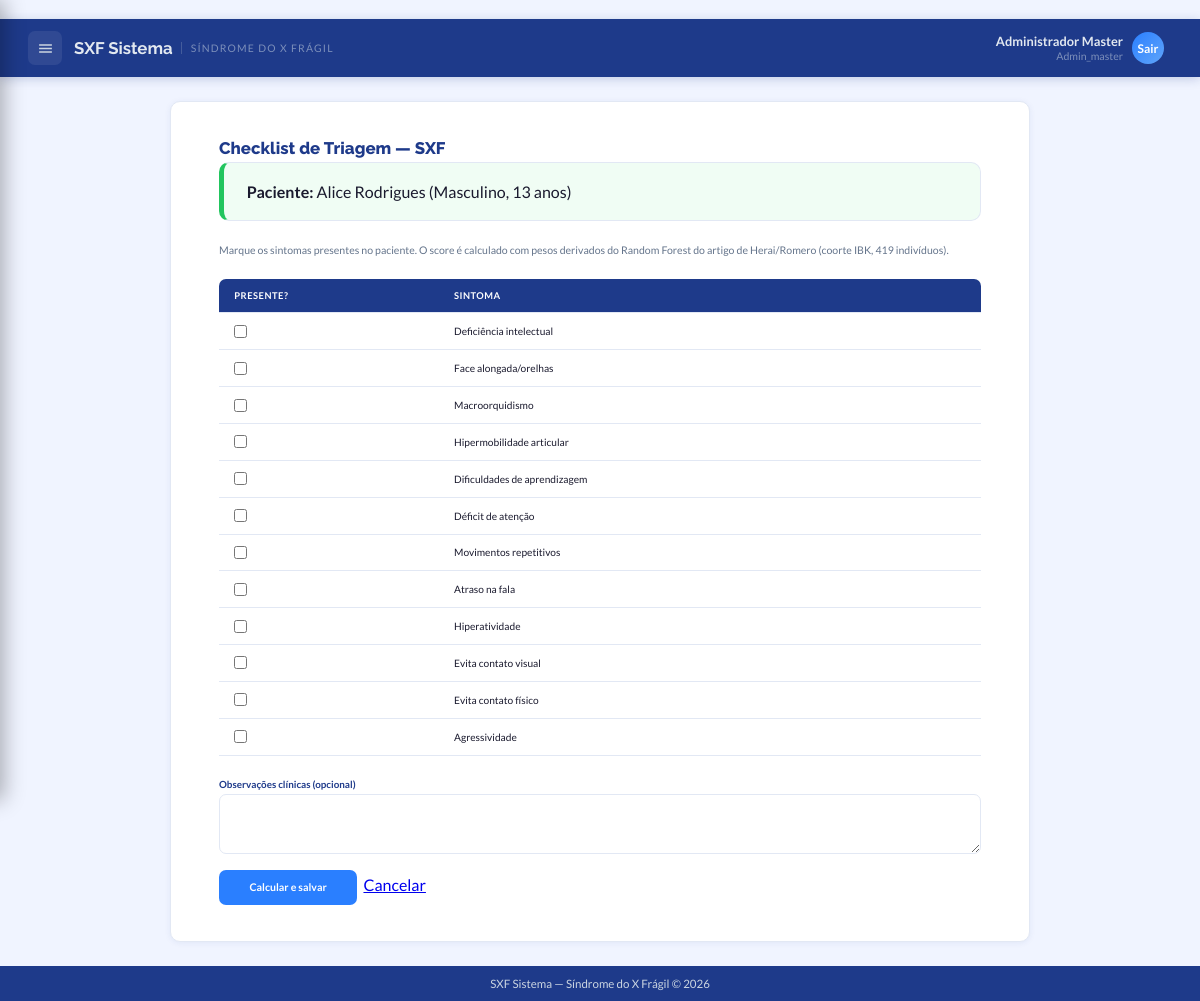
Screenshot of /pacientes/6/avaliar (signed in) with the database file from the repository.
### app/models.py (models this page shows, shortened)
class Usuario(UserMixin, db.Model):
    __tablename__ = "usuarios"
    id = db.Column(db.Integer, primary_key=True)
    role_id = db.Column(db.Integer, db.ForeignKey("roles.id"), nullable=False, default=Role.PROFISSIONAL)
    instituicao_id = db.Column(db.Integer, db.ForeignKey("instituicoes.id"), nullable=True)
    nome_completo = db.Column(db.String(150), nullable=False)
    email = db.Column(db.String(150), nullable=False, unique=True)
    senha_hash = db.Column(db.String(255), nullable=False)
    ativo = db.Column(db.Boolean, nullable=False, default=True)
    email_verificado = db.Column(db.Boolean, nullable=False, default=False)
    token_verificacao = db.Column(db.String(100))
    token_reset_senha = db.Column(db.String(100))
    token_reset_expira = db.Column(db.DateTime)
    ultimo_login = db.Column(db.DateTime)
    tentativas_login = db.Column(db.Integer, nullable=False, default=0)
    bloqueado_ate = db.Column(db.DateTime)
    paciente_id = db.Column(db.Integer, db.ForeignKey("pacientes.id"), nullable=True)
    criado_em = db.Column(db.DateTime, default=datetime.utcnow)
    atualizado_em = db.Column(db.DateTime, default=datetime.utcnow, onupdate=datetime.utcnow)
    role = db.relationship("Role", lazy="joined")
    instituicao = db.relationship("Instituicao", foreign_keys=[instituicao_id], lazy="joined")
    paciente_vinculo = db.relationship("Paciente", foreign_keys=[paciente_id], lazy="joined")
    @property
    def is_admin(self):
        return self.role_id in (Role.ADMIN_MASTER, Role.ADMIN)
    @property
    def is_paciente(self):
        return self.role_id == Role.PACIENTE

class Role(db.Model):
    __tablename__ = "roles"
    id = db.Column(db.Integer, primary_key=True)
    nome = db.Column(db.String(50), nullable=False, unique=True)
    descricao = db.Column(db.String(255), nullable=False, default="")
    criado_em = db.Column(db.DateTime, default=datetime.utcnow)
    ADMIN_MASTER = 1
    ADMIN = 2
    PROFISSIONAL = 3
    PACIENTE = 4

class Paciente(db.Model):
    __tablename__ = "pacientes"
    id = db.Column(db.Integer, primary_key=True)
    instituicao_id = db.Column(db.Integer, db.ForeignKey("instituicoes.id"), nullable=True)
    nome_completo = db.Column(db.String(150), nullable=False)
    data_nascimento = db.Column(db.Date, nullable=False)
    genero = db.Column(db.String(1), nullable=False)
    cpf = db.Column(EncryptedString)                         # criptografado
    cpf_hash = db.Column(db.String(64), nullable=True, index=True)
    nome_responsavel = db.Column(db.String(150))
    telefone_responsavel = db.Column(EncryptedString)        # criptografado
    email_responsavel = db.Column(EncryptedString)           # criptografado
    observacoes = db.Column(db.Text)
    cadastrado_por = db.Column(db.Integer, db.ForeignKey("usuarios.id"), nullable=False)
    ativo = db.Column(db.Boolean, nullable=False, default=True)
    criado_em = db.Column(db.DateTime, default=datetime.utcnow)
    atualizado_em = db.Column(db.DateTime, default=datetime.utcnow, onupdate=datetime.utcnow)
    __table_args__ = (
        CheckConstraint("genero IN ('M', 'F')", name="chk_paciente_genero"),
    )
    cadastrador = db.relationship("Usuario", foreign_keys=[cadastrado_por], lazy="joined")
    instituicao = db.relationship("Instituicao", foreign_keys=[instituicao_id], lazy="joined")
    avaliacoes = db.relationship(
        "Avaliacao", backref="paciente", lazy=True,
        order_by="Avaliacao.realizada_em.desc()"
    )
    @property
    def idade(self):
        if not self.data_nascimento:
            return None
        hoje = datetime.utcnow().date()
        anos = hoje.year - self.data_nascimento.year
        if (hoje.month, hoje.day) < (self.data_nascimento.month, self.data_nascimento.day):
            anos -= 1
        return anos
    @property
    def genero_extenso(self):
        return "Masculino" if self.genero == "M" else "Feminino"

class Sintoma(db.Model):
    __tablename__ = "sintomas"
    id = db.Column(db.Integer, primary_key=True)
    codigo = db.Column(db.String(20), nullable=False, unique=True)
    nome = db.Column(db.String(120), nullable=False)
    descricao = db.Column(db.Text)
    peso_masculino = db.Column(db.Numeric(5, 4), nullable=False, default=0)
    peso_feminino = db.Column(db.Numeric(5, 4), nullable=False, default=0)
    ativo = db.Column(db.Boolean, nullable=False, default=True)
    ordem = db.Column(db.Integer, nullable=False, default=0)

### app/views.py (the view)
@app.route("/pacientes/<int:paciente_id>/avaliar", methods=["GET"])
@profissional_required
def avaliacao_form(paciente_id):
    paciente = Paciente.query.get_or_404(paciente_id)
    sintomas = Sintoma.query.filter_by(ativo=True).order_by(Sintoma.ordem).all()
    if paciente.genero == "F":
        sintomas = [s for s in sintomas if float(s.peso_feminino) > 0]
    return render_template("avaliacao/avaliacao.html", paciente=paciente, sintomas=sintomas)

### app/app.py (called while the page is built)
@login_manager.user_loader
def load_user(user_id):
    from app.models import Usuario
    return Usuario.query.get(int(user_id))

### app/auth.py (called while the page is built)
def profissional_required(f):
    @wraps(f)
    @login_required
    def decorated(*args, **kwargs):
        if current_user.is_paciente:
            flash("Acesso restrito a profissionais de saúde.", "erro")
            return redirect(url_for("meu_historico"))
        return f(*args, **kwargs)
    return decorated

### app/models.py (called while the page is built, shortened)
def _get_fernet():
    global _fernet_instance
    if _fernet_instance is None:
        key = os.environ.get("ENCRYPTION_KEY") or os.environ.get("FLASK_SECRET_KEY")
        _fernet_instance = Fernet(key.encode() if isinstance(key, str) else key)
    return _fernet_instance

    def process_result_value(self, value, dialect):
        if value is None:
            return None
        try:
            return _get_fernet().decrypt(value.encode()).decode()
        except (InvalidToken, Exception):
            return value  # Retorna como está se não estiver criptografado (migração)

### app/templates/avaliacao/avaliacao.html (shortened to what this page needs)
﻿{% extends "base_interno.html" %}
{% block estilos %}
<link rel="stylesheet" href="{{ url_for('static', filename='avaliacao/estilo_avaliacao.css') }}" />
{% endblock %}
{% block conteudo %}
<main id="ConteudoAvaliacao">
  <h1>Checklist de Triagem — SXF</h1>
  <section class="resumo ok">
    <p>
      <strong>Paciente:</strong> {{ paciente.nome_completo }}
      ({{ paciente.genero_extenso }}, {{ paciente.idade }} anos)
    </p>
  </section>
  <p class="descricao">
    Marque os sintomas presentes no paciente. O score é calculado com pesos
    derivados do Random Forest do artigo de Herai/Romero (coorte IBK, 419 indivíduos).
  </p>
  <form method="POST" action="{{ url_for('avaliacao_salvar', paciente_id=paciente.id) }}" id="FormAvaliacao">
    <table class="tabela-sintomas">
      <thead>
        <tr>
          <th>Presente?</th>
          <th>Sintoma</th>
        </tr>
      </thead>
      <tbody>
        {% for s in sintomas %}
        <tr>
          <td>
            <input type="checkbox" name="sintoma" value="{{ s.id }}" id="sintoma_{{ s.id }}" />
          </td>
          <td><label for="sintoma_{{ s.id }}">{{ s.nome }}</label></td>
        </tr>
        {% endfor %}
      </tbody>
    </table>
    <div class="campo">
      <label for="observacoes">Observações clínicas (opcional)</label>
      <textarea id="observacoes" name="observacoes" rows="3"></textarea>
    </div>
    <button type="submit" class="btn-calcular">Calcular e salvar</button>
    &nbsp;<a href="{{ url_for('paciente_detalhe', paciente_id=paciente.id) }}">Cancelar</a>
  </form>
</main>
{% endblock %}

### app/templates/base_interno.html (shortened to what this page needs)
<!DOCTYPE html>
<html lang="pt-br">
  <head>
    <link rel="stylesheet" href="{{ url_for('static', filename='Abas_internas/menu_interno.css') }}" />
    {% block estilos %}{% endblock %}
  </head>
  <body>
    <header id="cabecalho">
      <div id="cabeçalho-esquerdo">
        <button id="botao-menu" aria-label="Abrir menu">
          <svg viewBox="0 0 24 24"><path d="M3 18h18v-2H3v2zm0-5h18v-2H3v2zm0-7v2h18V6H3z"/></svg>
        </button>
        <h1 id="titulo-sistema">
          SXF Sistema
          <span class="subtag">Síndrome do X Frágil</span>
        </h1>
      </div>
      <div id="cabeçalho-direito">
        <div id="usuario-cabecalho">
          <div id="usuario-info">
            <div id="usuario-nome">{{ current_user.nome_completo }}</div>
            <div id="usuario-cargo">{{ current_user.role.nome | capitalize }}</div>
          </div>
          <div id="usuario-avatar">
            <a href="{{ url_for('auth.logout') }}" title="Sair" style="color:inherit;text-decoration:none;">Sair</a>
          </div>
        </div>
      </div>
    </header>
    {% block conteudo %}{% endblock %}
    <footer>
      <p>SXF Sistema &mdash; Síndrome do X Frágil &copy; 2026</p>
    </footer>
  </body>
</html>

### app/static/Abas_internas/menu_interno.css (style rules this page uses)
:root { --azul: #2A7FFF; --azul-hover: #1a6fef; --azul-fundo: #EFF6FF; --azul-borda: #BFDBFE; --azul-dark: #1E3A8A; --bg: #F0F4FF; --bg-card: #FFFFFF; --borda: #E2E8F4; --texto: #1A1A2E; --suave: #64748B; --cinza: #94A3B8; --verde: #22C55E; --amarelo: #F59E0B; --vermelho: #EF4444; --fonte: 'Lato', sans-serif; --fonte-titulo:'Raleway', sans-serif; --radius: 10px; --sombra: 0 1px 6px rgba(30,58,138,.07); --t: .2s ease; }
* { margin: 0; padding: 0; box-sizing: border-box; font-family: var(--fonte); }
body { background: var(--bg); color: var(--texto); min-height: 100vh; }
input, button, textarea, select { font-family: var(--fonte); }
body { background-color: var(--azul-dark); }
#cabecalho { background: var(--azul-dark); display: flex; align-items: center; justify-content: space-between; padding: 0 28px; height: 58px; width: 100%; position: sticky; top: 0; z-index: 100; box-shadow: 0 2px 10px rgba(30,58,138,.22); }
#cabeçalho-esquerdo { display: flex; align-items: center; gap: 12px; }
#cabeçalho-direito { display: flex; align-items: center; gap: 8px; }
#botao-menu { width: 34px; height: 34px; background: rgba(255,255,255,.08); border: none; border-radius: 7px; cursor: pointer; fill: #CBD5E1; display: flex; align-items: center; justify-content: center; padding: 8px; transition: background var(--t); }
#botao-menu svg { width: 17px; height: 17px; pointer-events: none; }
#titulo-sistema { color: #E2E8F0; font-family: var(--fonte-titulo); font-size: 1.05rem; font-weight: 700; display: flex; align-items: center; gap: 8px; }
#titulo-sistema .subtag { font-family: var(--fonte); font-size: .65rem; font-weight: 400; color: rgba(203,213,225,.55); border-left: 1px solid rgba(203,213,225,.22); padding-left: 9px; letter-spacing: 1.2px; text-transform: uppercase; }
#usuario-cabecalho { display: flex; align-items: center; gap: 9px; cursor: pointer; padding: 4px 8px; border-radius: 7px; transition: background var(--t); }
#usuario-info { text-align: right; }
#usuario-nome { color: #E2E8F0; font-size: .8rem; font-weight: 700; line-height: 1.2; }
#usuario-cargo { color: rgba(203,213,225,.55); font-size: .66rem; }
#usuario-avatar { width: 32px; height: 32px; border-radius: 50%; background: linear-gradient(135deg, var(--azul), #60A5FA); color: #fff; font-size: .75rem; font-weight: 700; display: flex; align-items: center; justify-content: center; flex-shrink: 0; }
footer { width: 100%; background: var(--azul-dark); text-align: center; padding: 11px 0; font-size: .72rem; width: 100%; }
footer p { color: #CBD5E1; }

### app/templates/base_interno.html (style rules this page uses)
html { height: 100%; }
body { margin: 0; min-height: 100vh; display: flex; flex-direction: column; }
body > footer { margin-top: auto; }

### rows the page displays
Usuario: nome_completo "Administrador Master"
Role: role.nome "Admin_master"
Paciente: nome_completo "Alice Rodrigues", genero_extenso "Masculino", idade "13"
Sintoma: nome "Deficiência intelectual"
Sintoma: nome "Face alongada/orelhas"
Sintoma: nome "Macroorquidismo"
Sintoma: nome "Hipermobilidade articular"
Sintoma: nome "Dificuldades de aprendizagem"
Sintoma: nome "Déficit de atenção"
Sintoma: nome "Movimentos repetitivos"
Sintoma: nome "Atraso na fala"
Sintoma: nome "Hiperatividade"
Sintoma: nome "Evita contato visual"
Sintoma: nome "Evita contato físico"
Sintoma: nome "Agressividade"
